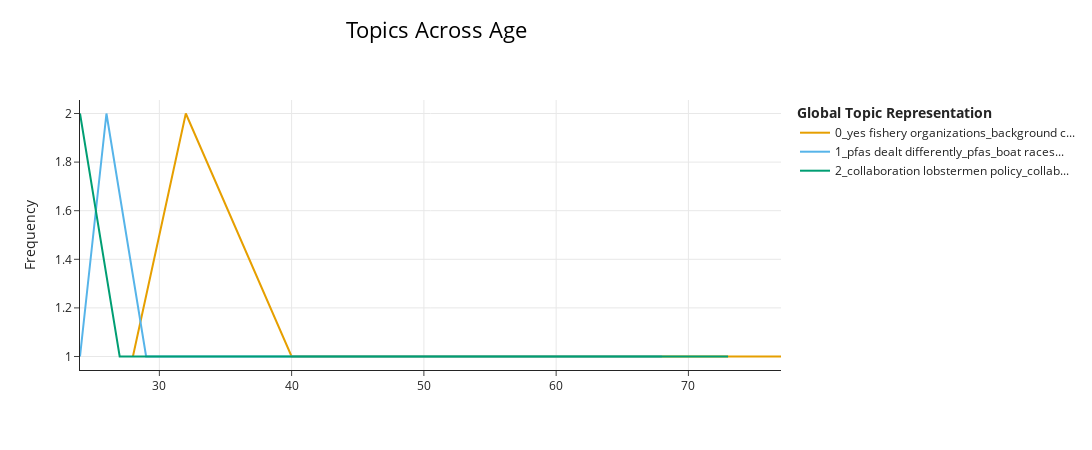

The code cell stored with this chart in its notebook:
### Code cell
topics_over_time = topic_model.topics_over_time(
    documents_age,
    ages,
    updated_topics
)

fig = topic_model.visualize_topics_over_time(
    topics_over_time,
    title="Topics Across Age"
)
fig

### Figure 1 — Plotly figure (JSON) as saved in the notebook; plotly's stock layout.template omitted (floating-point values rounded to 4 significant figures)
{"data": [{"hoverinfo": "text", "hovertext": ["<b>Topic 0</b><br>Words: whale issues really, team fishermen realized, fishermen realized, right whale issues, whale issues", "<b>Topic 0</b><br>Words: lobstermen pfas, know lobstermen pfas, lobstermen pfas unless, fishery threatening people, fishery threatening", "<b>Topic 0</b><br>Words: right whales pfas, fishermen really, whales pfas, whales pfas dealt, fishermen", "<b>Topic 0</b><br>Words: pfas uncontrollable fishery, fishery control going, fishery control, uncontrollable fishery control, meeting pfas", "<b>Topic 0</b><br>Words: listen fisheries policy, fisheries policy general, fisheries policy, general societal issue, pfas", "<b>Topic 0</b><br>Words: trying fishermen work, fishermen work like, fishermen work, trying fishermen, fake news lobstermen", "<b>Topic 0</b><br>Words: yes fishery organizations, threatened fishermen left, fishery organizations, fishery organizations community, yes fishery", "<b>Topic 0</b><br>Words: island housing community, island housing, housing organization inspired, community land, community association buys"], "marker": {"color": "#E69F00"}, "mode": "lines", "name": "0_yes fishery organizations_background c...", "type": "scatter", "x": [28.0, 32.0, 40.0, 42.0, 49.0, 58.0, 69.0, 77.0], "y": [1, 2, 1, 1, 1, 1, 1, 1]}, {"hoverinfo": "text", "hovertext": ["<b>Topic 1</b><br>Words: uneducated pfas community, pfas, communities casco bay, regarding pfas, pfas dealt differently", "<b>Topic 1</b><br>Words: pfas dealt similarly, pfas dealt differently, regarding pfas, pfas different, yes pfas", "<b>Topic 1</b><br>Words: association nonprofit, nonprofit, association nonprofit rich, funds regarding pfas, nonprofit rich", "<b>Topic 1</b><br>Words: pfas dealt similar, pfas dealt differently, regarding pfas, pfas, regarding pfas process", "<b>Topic 1</b><br>Words: pfas dealt differently, regarding pfas, pfas, unaware uneducated pfas, uneducated pfas", "<b>Topic 1</b><br>Words: emerging contaminate, pfas dealt differently, regarding pfas, financial assistance pfas, unknown emerging contaminate"], "marker": {"color": "#56B4E9"}, "mode": "lines", "name": "1_pfas dealt differently_pfas_boat races...", "type": "scatter", "x": [24.0, 26.0, 29.0, 34.0, 40.0, 68.0], "y": [1, 2, 1, 1, 1, 1]}, {"hoverinfo": "text", "hovertext": ["<b>Topic 2</b><br>Words: collaboration lobstermen policy, lobstermen policy makers, issues fishermen noticed, lobstermen policy, issues fishermen", "<b>Topic 2</b><br>Words: lobstermen independent, come lobstermen independent, lobstermen independent really, community come lobstermen, lobstermen", "<b>Topic 2</b><br>Words: lobster fishery sustainability, fishery sustainability island, important lobster fishery, lobster fishery, understanding important lobster", "<b>Topic 2</b><br>Words: lobstermen resourceful, social ties pfas, lobstermen came raised, fiber lobstermen resourceful, lobstermen", "<b>Topic 2</b><br>Words: say pfas lobsters, pfas lobsters, lobster iconic maine, yes lobster iconic, yes lobster"], "marker": {"color": "#009E73"}, "mode": "lines", "name": "2_collaboration lobstermen policy_collab...", "type": "scatter", "x": [24.0, 27.0, 47.0, 60.0, 73.0], "y": [2, 1, 1, 1, 1]}], "layout": {"height": 450, "hoverlabel": {"bgcolor": "white", "font": {"family": "Rockwell", "size": 16}}, "legend": {"title": {"text": "<b>Global Topic Representation"}}, "title": {"font": {"color": "Black", "size": 22}, "text": "Topics Across Age", "x": 0.4, "xanchor": "center", "y": 0.95, "yanchor": "top"}, "width": 1250, "xaxis": {"showgrid": true}, "yaxis": {"showgrid": true, "title": {"text": "Frequency"}}}}
